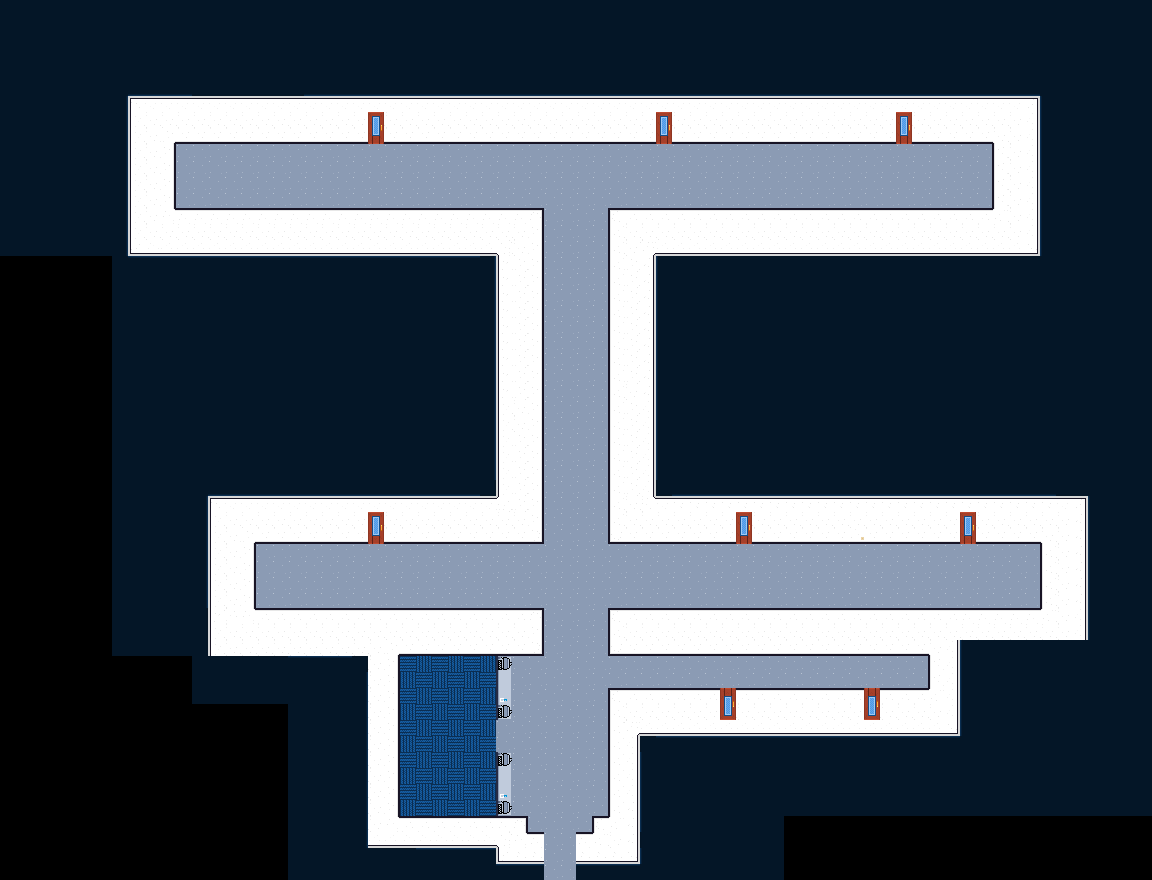

Tiled map render using the project's own tile images. Description and the map definition, with tile-layer contents summarised, below:
An orthogonal 72x55 tile map with 16x16 px tiles, 7 tile layers (Background, Object, ObjectAccesories, ObjectOpacity, ...) and 27 objects.

<map version="1.10" tiledversion="1.10.2" orientation="orthogonal" renderorder="right-down" width="72" height="55" tilewidth="16" tileheight="16" infinite="0" nextlayerid="9" nextobjectid="35">
 <tileset firstgid="1" name="school" tilewidth="16" tileheight="16" tilecount="48" columns="6">
  <image source="school.png" width="96" height="128" />
 </tileset>
 <layer id="8" name="Background" width="72" height="55">
  <data>[3960 cells, 686 non-empty, 13 distinct tile ids]</data>
 </layer>
 <layer id="7" name="Object" width="72" height="55">
  <data>[3960 cells, 2905 non-empty, 21 distinct tile ids]</data>
 </layer>
 <layer id="6" name="ObjectAccesories" width="72" height="55">
  <data>[3960 cells, 0 non-empty, 0 distinct tile ids]</data>
 </layer>
 <layer id="5" name="ObjectOpacity" width="72" height="55">
  <data>[3960 cells, 0 non-empty, 0 distinct tile ids]</data>
 </layer>
 <layer id="4" name="Buildings" width="72" height="55">
  <data>[3960 cells, 0 non-empty, 0 distinct tile ids]</data>
 </layer>
 <layer id="3" name="BuildingAccesories" width="72" height="55">
  <data>[3960 cells, 0 non-empty, 0 distinct tile ids]</data>
 </layer>
 <layer id="1" name="BuildingOpacity" width="72" height="55">
  <data>[3960 cells, 0 non-empty, 0 distinct tile ids]</data>
 </layer>
 <objectgroup id="2" name="Collision">
  <object id="2" x="624.011" y="528.977" width="433.708" height="10.125" />
  <object id="3" x="613.104" y="609.313" width="431.708" height="10.125" />
  <object id="4" x="932" y="641" width="12.375" height="64" />
  <object id="9" x="238.667" y="528.121" width="288.636" height="11.5455" />
  <object id="11" x="382" y="642" width="14.6667" height="187.667" />
  <object id="12" x="238.669" y="610.938" width="290.029" height="10.125" />
  <object id="13" x="627.276" y="210.78" width="328.45" height="14.6409" rotation="90.3674" />
  <object id="14" x="542.272" y="210.329" width="329.345" height="12.6057" rotation="90.3674" />
  <object id="15" x="627.521" y="211.063" width="366.667" height="10.125" />
  <object id="16" x="159.479" y="210.021" width="369.709" height="13.875" />
  <object id="17" x="159.667" y="128.417" width="835.583" height="11.875" />
  <object id="18" x="172.887" y="140.66" width="69.4198" height="12.6241" rotation="90.3674" />
  <object id="19" x="1008.83" y="128.438" width="92.925" height="13.2387" rotation="90.3674" />
  <object id="20" x="528" y="611.062" width="12" height="40.1042" />
  <object id="21" x="610.083" y="609.917" width="12" height="41.9167" />
  <object id="22" x="396.813" y="641.021" width="132.088" height="10.125" />
  <object id="23" x="238.636" y="539.5" width="13" height="71.7122" />
  <object id="24" x="395.146" y="819.938" width="127.041" height="18.7917" />
  <object id="25" x="612.667" y="692.833" width="12" height="137.667" />
  <object id="26" x="625.479" y="693.604" width="319.041" height="10.125" />
  <object id="28" x="620.879" y="641.715" width="321.131" height="10.125" />
  <object id="29" x="595.813" y="820.271" width="27.041" height="16.7917" />
  <object id="30" x="577.146" y="832.271" width="27.041" height="29.4583" />
  <object id="31" x="496.48" y="834.604" width="43.7077" height="29.4583" />
  <object id="32" x="1044.81" y="539.75" width="12.375" height="80.5" />
  <object id="33" x="498.25" y="650.667" width="12" height="66.917" />
  <object id="34" x="496.5" y="752.667" width="12" height="67.917" />
 </objectgroup>
</map>
